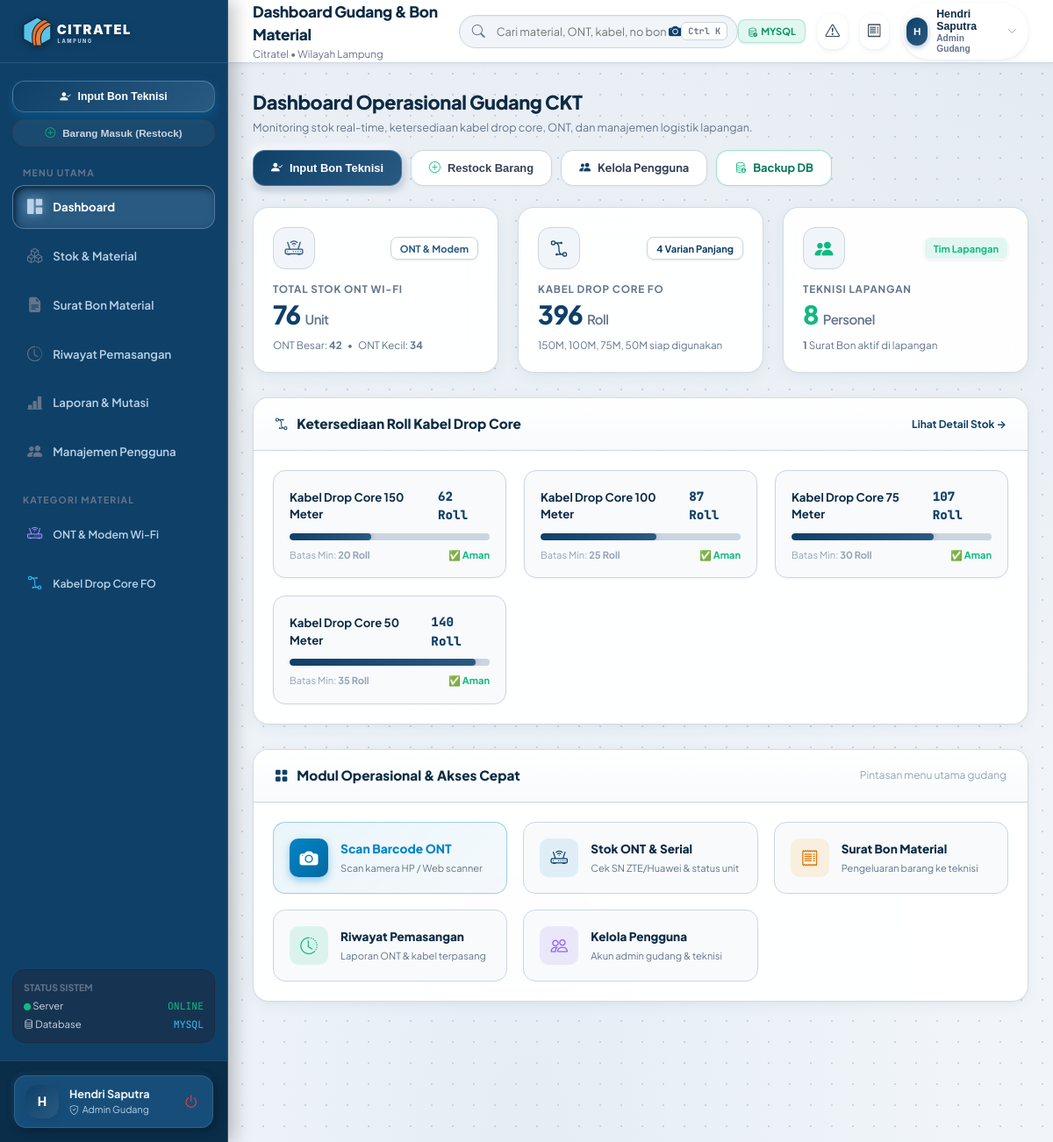
/index.php (signed in), run on the app's committed database.
### tables this page shows
CREATE TABLE `users` (
  `id` int(11) NOT NULL,
  `username` varchar(50) NOT NULL,
  `password` varchar(255) NOT NULL,
  `nik` varchar(50) NOT NULL,
  `name` varchar(100) NOT NULL,
  `role` enum('admin_gudang','teknisi','manager') NOT NULL DEFAULT 'teknisi',
  `department` varchar(100) DEFAULT 'Teknis & Jaringan',
  `avatar` varchar(255) DEFAULT NULL,
  `status` enum('active','inactive') DEFAULT 'active',
  `created_at` datetime DEFAULT current_timestamp()
);

CREATE TABLE `materials` (
  `id` int(11) NOT NULL,
  `category_id` int(11) DEFAULT NULL,
  `code` varchar(50) NOT NULL,
  `name` varchar(150) NOT NULL,
  `brand` varchar(100) DEFAULT NULL,
  `model_type` varchar(100) DEFAULT NULL,
  `cable_length` int(11) DEFAULT NULL COMMENT 'Panjang kabel dalam meter (150, 100, 75, 50)',
  `unit` varchar(20) NOT NULL DEFAULT 'Pcs',
  `stock_current` int(11) NOT NULL DEFAULT 0,
  `stock_min` int(11) NOT NULL DEFAULT 10,
  `location_rack` varchar(50) DEFAULT 'Rak A-1',
  `is_serialized` tinyint(1) DEFAULT 0 COMMENT '1 jika butuh Serial Number (ONT/Modem)',
  `specifications` text DEFAULT NULL,
  `image_url` varchar(255) DEFAULT NULL,
  `updated_at` datetime DEFAULT current_timestamp() ON UPDATE current_timestamp()
);

### index.php (the view, shortened to what the rows shown need)
<?php
$pageTitle = "Dashboard Gudang & Bon Material";
require_once __DIR__ . '/config/database.php';
require_once __DIR__ . '/includes/header.php';
require_once __DIR__ . '/includes/sidebar.php';
$totalStockOntBesar = (int)$pdo->query("SELECT stock_current FROM materials WHERE code = 'MAT-ONT-BSR'")->fetchColumn();
$totalStockOntKecil = (int)$pdo->query("SELECT stock_current FROM materials WHERE code = 'MAT-ONT-KCL'")->fetchColumn();
$cableStats = $pdo->query("
    SELECT code, name, cable_length, stock_current, stock_min
    FROM materials
    WHERE category_id = 2
    ORDER BY cable_length DESC
")->fetchAll();
?>
<div class="main-wrapper">
  <?php require_once __DIR__ . '/includes/navbar.php'; ?>
  <main class="content-body">
    <div class="stat-grid" style="grid-template-columns: repeat(auto-fit, minmax(260px, 1fr));">
      <div class="stat-card">
        <div class="stat-desc">
          <span>ONT Besar: <strong><?= $totalStockOntBesar ?></strong></span> &bull;
          <span>ONT Kecil: <strong><?= $totalStockOntKecil ?></strong></span>
        </div>
      </div>
    </div>
    <div class="table-card" style="margin-bottom: 28px;">
      <div style="padding: 22px;">
        <div style="display: grid; grid-template-columns: repeat(auto-fit, minmax(240px, 1fr)); gap: 20px;">
          <?php foreach ($cableStats as $c):
            $percent = min(100, round(($c['stock_current'] / 150) * 100));
            $isLow = $c['stock_current'] <= $c['stock_min'];
          ?>
            <div style="background: #f8fafc; border: 1px solid var(--border-color); border-radius: var(--radius-md); padding: 18px; box-shadow: 0 1px 3px rgba(15, 23, 42, 0.04); transition: transform 0.2s ease, box-shadow 0.2s ease;" onmouseover="this.style.transform='translateY(-2px)'; this.style.boxShadow='0 4px 12px rgba(15,64,104,0.08)';" onmouseout="this.style.transform='none'; this.style.boxShadow='0 1px 3px rgba(15,23,42,0.04)';">
              <div style="display: flex; justify-content: space-between; align-items: center; margin-bottom: 10px;">
                <div style="font-weight: 700; font-size: 0.88rem; color: var(--text-main);">
                  Kabel Drop Core <?= $c['cable_length'] ?> Meter
                </div>
                <div style="font-family: var(--font-mono); font-weight: 800; font-size: 0.95rem; color: <?= $isLow ? 'var(--danger)' : 'var(--primary)' ?>;">
                  <?= $c['stock_current'] ?> Roll
                </div>
              </div>
              <div style="background: #cbd5e1; height: 8px; border-radius: var(--radius-full); overflow: hidden; margin-bottom: 8px;">
                <div style="background: <?= $isLow ? '#ef4444' : 'linear-gradient(90deg, #0F4068, #295A82)' ?>; height: 100%; width: <?= $percent ?>%; border-radius: var(--radius-full); transition: width 0.4s ease; box-shadow: 0 0 6px rgba(15, 64, 104, 0.3);"></div>
              </div>
              <div style="display: flex; justify-content: space-between; align-items: center; font-size: 0.74rem; color: var(--text-dim);">
                <span>Batas Min: <strong><?= $c['stock_min'] ?> Roll</strong></span>
                <span style="color: <?= $isLow ? 'var(--danger)' : 'var(--success)' ?>; font-weight: 700;">
                  <?= $isLow ? '⚠️ Perlu Restock' : '✅ Aman' ?>
                </span>
              </div>
            </div>
          <?php endforeach; ?>
        </div>
      </div>
    </div>
  </main>
</div>
<?php require_once __DIR__ . '/includes/footer.php'; ?>

### includes/sidebar.php (shortened to what the rows shown need)
<?php
$isAdmin = in_array($currentUser['role'] ?? '', ['admin_gudang', 'admin']);
?>
<aside class="main-sidebar" id="mainSidebar">
  <div class="sidebar-footer">
    <div class="sidebar-user-card">
      <div class="user-avatar"><?= strtoupper(substr($currentUser['name'] ?? 'U', 0, 1)) ?></div>
      <div class="sidebar-user-info">
        <div class="sidebar-user-name" title="<?= htmlspecialchars($currentUser['name'] ?? '') ?>"><?= htmlspecialchars($currentUser['name'] ?? 'Pengguna') ?></div>
        <div class="sidebar-user-role">
          <i class="bi <?= $isAdmin ? 'bi-shield-check' : 'bi-person-gear' ?>"></i>
          <span><?= $isAdmin ? 'Admin Gudang' : 'Teknisi Lapangan' ?></span>
        </div>
      </div>
      <a href="logout.php" title="Keluar" style="color: #ef4444; font-size: 1.1rem; padding: 4px;">
        <i class="bi bi-power"></i>
      </a>
    </div>
  </div>
</aside>

### includes/navbar.php (shortened to what the rows shown need)
<?php
$isTeknisi = (($currentUser['role'] ?? '') === 'teknisi');
?>
<header class="topbar">
  <div class="topbar-left">
    <div class="topbar-breadcrumb">
      <h1 class="topbar-title"><?= htmlspecialchars($pageTitle ?? ($isTeknisi ? 'Tugas & Bon Saya' : 'Dashboard Gudang')) ?></h1>
    </div>
  </div>
  <div class="global-search-wrapper">
    <div class="global-search-input-group">
      <input
        type="text"
        class="global-search-input"
        id="globalSearchInput"
        placeholder="<?= $isTeknisi ? 'Cari nomor bon atau pelanggan saya...' : 'Cari material, ONT, kabel, no bon, teknisi...' ?>"
        autocomplete="off"
      >
      <button
        type="button"
        onclick="openBarcodeScanner((scanned) => {
          const inp = document.getElementById('globalSearchInput');
          if (inp) {
            inp.value = scanned;
            inp.dispatchEvent(new Event('input', { bubbles: true }));
          }
        })"
        style="position: absolute; right: 60px; background: none; border: none; color: var(--primary); cursor: pointer; padding: 4px; font-size: 1rem;"
        title="Scan Barcode Kamera untuk Cari Otomatis"
      >
        <i class="bi bi-camera-fill"></i>
      </button>
      <span class="search-shortcut-badge">Ctrl K</span>
    </div>
  </div>
  <div class="topbar-actions">
    <div class="topbar-user-dropdown">
      <button type="button" class="topbar-user-btn" id="userProfileTrigger">
        <div class="avatar"><?= strtoupper(substr($currentUser['name'] ?? 'U', 0, 1)) ?></div>
        <div style="text-align: left; line-height: 1.2;">
          <div class="name"><?= htmlspecialchars($currentUser['name'] ?? 'Pengguna') ?></div>
          <div style="font-size: 0.68rem; color: var(--text-muted); font-weight: 600;">
            <?= (($currentUser['role'] ?? '') === 'admin_gudang') ? 'Admin Gudang' : 'Teknisi' ?>
          </div>
        </div>
        <i class="bi bi-chevron-down" style="font-size: 0.75rem; color: var(--text-dim); margin-left: 4px;"></i>
      </button>
    </div>
  </div>
</header>

### data on the page
users: name "H", name "Hendri Saputra"
materials: stock_current "42"
materials: stock_current "34"
materials: cable_length "150", stock_current "62", stock_min "20", shows "✅ Aman"
materials: cable_length "100", stock_current "87", stock_min "25", shows "✅ Aman"
materials: cable_length "75", stock_current "107", stock_min "30", shows "✅ Aman"
materials: cable_length "50", stock_current "140", stock_min "35", shows "✅ Aman"

### other printed values
$active_driver "MYSQL"
$pageTitle "Dashboard Gudang & Bon Material"
$totalStockOntBesar + $totalStockOntKecil "76"
$totalCablesRoll "396"
$totalTeknisi "8"
$bonActiveCount "1"
